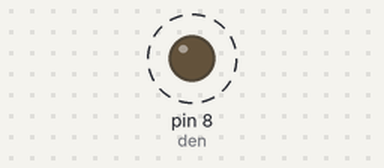
A sketch run on a simulated Arduino Uno, built with avr-gcc and run on an emulated ATmega328P. On the bench: output pins drawn as LEDs (lit = HIGH). Dashed ring = blinking. What the sketch prints to the serial monitor is not drawn.

Above: at 0.5 s.
Timing chart, 0 to 4.7 s (numbered marks = the images above):
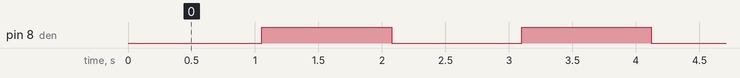

Measured:
- by itself, pin 8 (den): alternates HIGH for 1.0 s and LOW for 1.0 s

The sketch:

test3.ino
```cpp
int timecho = 1000;
unsigned long hientai = 0;
unsigned long thoigian;

int den = 8;

void setup()
{
  Serial.begin(9600);

  pinMode(den, OUTPUT);
}

void loop()
{
//    digitalWrite(den, HIGH);
//    delay(1000);
//    digitalWrite(den, LOW);
//    delay(1000);

    thoigian = millis();
    Serial.print("Time: "); Serial.println(thoigian);

    if(thoigian - hientai >= timecho)
    {
        hientai = millis();
        Serial.print("              ");
        Serial.print("Hiện tại: "); Serial.print(hientai); Serial.print("     ");

        if (digitalRead(den) == LOW) //Nếu đèn đang OFF
        {
          digitalWrite(den, HIGH);
          Serial.println("Đèn ON");
        }
        else // Ngược lại, nếu đèn đang ON
        {
          digitalWrite(den, LOW);
          Serial.println("Đèn OFF");
        }
    }
}
```
